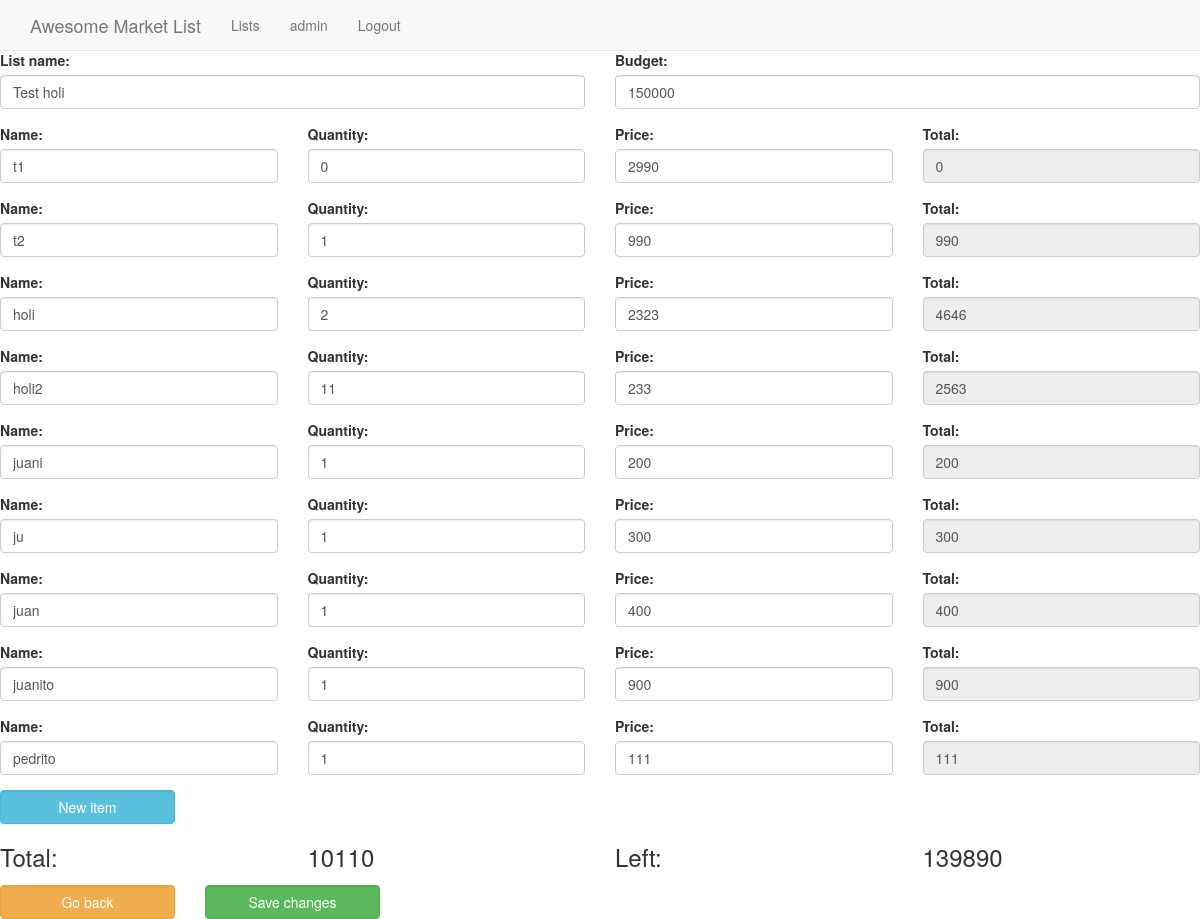
The page /lists/1/ (signed in) on the database its author committed.
### lists/models.py (models this page shows, shortened)
class List(models.Model):
    name = models.CharField(max_length=20)
    budget = models.IntegerField(default=0)
    tag = models.ForeignKey(Tag, on_delete=models.CASCADE)
    user = models.ForeignKey(User)

class Item(models.Model):
    name = models.CharField(max_length=20)
    quantity = models.IntegerField(default=0)
    price = models.IntegerField(default=0)
    parent_list = models.ForeignKey(List, on_delete=models.CASCADE)

### lists/views.py (the view)
# urls.py: url(r'^(?P<pk>[0-9]+)/$', views.DetailView.as_view(), name='detail'),
class DetailView(LoginRequiredMixin, generic.DetailView):
    model = List
    template_name = 'lists/detail.html'
    login_url = '/login/'
    redirect_field_name = 'redirect_to'
    def get_object(self):
        user = self.request.user
        pk = self.kwargs['pk']
        return List.objects.get(user=user, pk=pk)

### lists/templates/lists/detail.html (shortened to what this page needs)
{% extends 'base.html' %}
{% block content %}
<form action="{% url 'lists:update' list.id %}" method='POST'>
    <div class='row'>
        <div class='form-group col-md-6 col-xs-6'>
            <label>List name: </label><input type="text" id='name' name="name" class='form-control'
                                             value="{{ list.name }}"/>
        </div>
        <div class='form-group col-md-6 col-xs-6'>
            <label>Budget: </label> <input type="number" id='budget' name="budget" class='form-control'
                                           value="{{ list.budget }}"/></h1>
        </div>
    </div>
    <div id='item_list'>
        {% for item in list.item_set.all %}
            <div class='item row'>
                <div class='form-group col-md-3 col-sm-3 col-xs-3'>
                    <label>Name: </label><input type='text' class='item_name form-control' value='{{ item.name }}'
                                                onchange='save_item(this);'/>
                </div>
                <div class='form-group col-md-3 col-sm-3 col-xs-3'>
                    <label>Quantity: </label><input type='number' class='item_quantity form-control'
                                                    value='{{ item.quantity }}' onchange='save_item(this);'
                                                    onkeyup='update_total();'/>
                </div>
                <div class='form-group col-md-3 col-sm-3 col-xs-3'>
                    <label>Price: </label><input type='number' class='item_price form-control' value='{{ item.price }}'
                                                 onchange='save_item(this);' onkeyup='update_total();'/>
                </div>
                <div class='form-group col-md-3 col-sm-3 col-xs-3'>
                    <label>Total:</label> <input type="text" class='item_total form-control' disabled='disabled'
                                                 value="0"/>
                </div>
            </div>
        {% endfor %}
    </div>
    <div class='row'>
        <div class='col-md-2 col-xs-4 col-sm-4'>
            <button id='new_item' class='btn btn-info form-control'>New item</button>
        </div>
    </div>
    <div class='row'>
        <div class='col-md-3 col-sm-3 col-xs-3'>
            <label><h3>Total: </h3></label>
        </div>
        <div class='col-md-3 col-sm-3 col-xs-3'>
            <h3 id='expenses'>0</h3>
        </div>
        <div class='col-md-3 col-sm-3 col-xs-3'>
            <label><h3>Left: </h3></label>
        </div>
        <div class='col-md-3 col-sm-3 col-xs-3'>
            <h3 id='left'>0</h3>
        </div>
    </div>
    <div class='row'>
        <div class='col-md-2 col-xs-6 col-sm-6'>
            <a href="{% url 'lists:index' %}" class='btn btn-warning form-control'>Go back</a>
        </div>
        <div class='col-md-2 col-xs-6 col-sm-6'>
            <input type="submit" class='btn btn-success form-control' value="Save changes"/>
        </div>
</form>
{% endblock %}

### lists/templates/base.html (shortened to what this page needs)
{% load staticfiles %}
<!DOCTYPE html>
<html lang="en">
<head>
    <link href="https://maxcdn.bootstrapcdn.com/bootstrap/3.3.7/css/bootstrap.min.css" rel="stylesheet"
>
    <link rel="stylesheet" href="{% static 'css/main.css' %}" type="text/css"/>
</head>
<body id="page-top" data-spy="scroll" data-target=".navbar-fixed-top">
<nav class="navbar navbar-default navbar-fixed-top" role="navigation">
    <div class="container">
        <div class="navbar-header page-scroll">
            <a class="navbar-brand page-scroll" href="#page-top">Awesome Market List</a>
        </div>
        <div class="collapse navbar-collapse navbar-ex1-collapse">
            <ul class="nav navbar-nav">
                <li>
                    <a class="page-scroll" href="{% url 'lists:index' %}">Lists</a>
                </li>
                {% if user.is_authenticated %}
                    <li>
                        <a class="page-scroll" href="{% url 'profile' user.username %}">{{ user.username }}</a>
                    </li>
                    <li>
                        <a class="page-scroll" href="/logout/">Logout</a>
                    </li>
                {% else %}
                    <li>
                        <a class="page-scroll" href="/login/">Login</a>
                    </li>
                {% endif %}
            </ul>
        </div>
    </div>
</nav>
<main>
    {% block content %}
    {% endblock %}
</main>
</body>
</html>

### lists/static/css/main.css (style rules this page uses)
body { padding-top: 50px; }

### rows shown on the page
List: name "Test holi", budget "150000"
Item: name "t1", quantity "0", price "2990"
Item: name "t2", quantity "1", price "990"
Item: name "holi", quantity "2", price "2323"
Item: name "holi2", quantity "11", price "233"
Item: name "juani", quantity "1", price "200"
Item: name "ju", quantity "1", price "300"
Item: name "juan", quantity "1", price "400"
Item: name "juanito", quantity "1", price "900"
Item: name "pedrito", quantity "1", price "111"

### other values the page prints
{{ user.username }} "admin"
